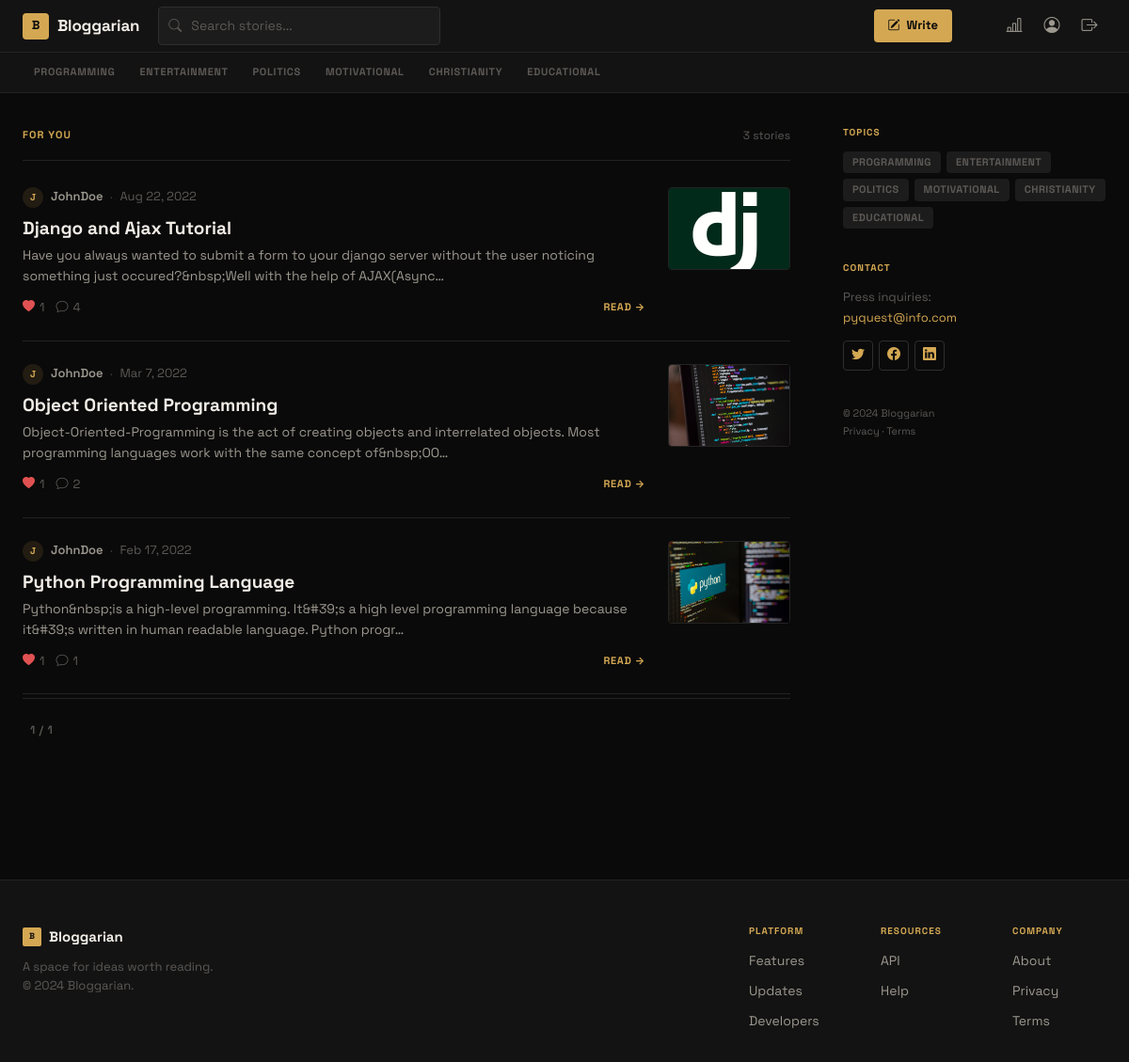
/blog/ (signed in), run on an earlier commit of the app's database.
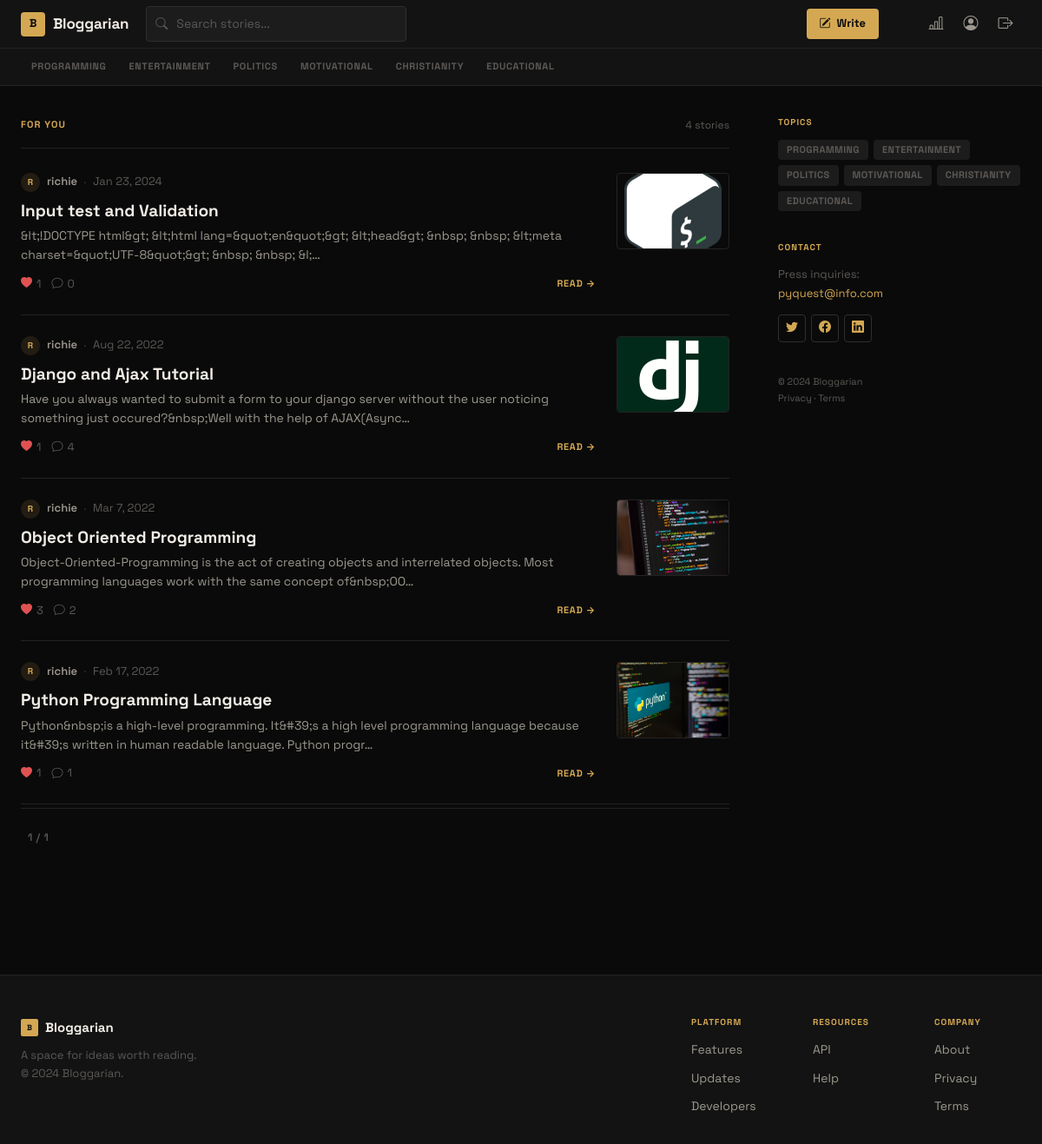
And on a later commit of the database.
### blog/models.py (models this page shows, shortened)
class BlogTag(models.Model):
    lists = (
        ('AI', 'AI'),
        ('KITCHEN', 'KITCHEN')
    )
    name = models.CharField(max_length=200, null=True)
    def __str__(self):
        return str(self.name)

class BlogData(models.Model):
    author = models.ForeignKey(settings.AUTH_USER_MODEL, null=True, on_delete=models.SET_NULL)
    title = models.CharField(default='', max_length=100, null=True, blank=True)
    description = models.CharField(default='', max_length=200, blank=True, null=True)
    article = models.TextField(blank=True, null=True)
    image = models.ImageField(default='profile1.jpg', blank=True, null=True,
                                upload_to='blog_img/')
    liked = models.ManyToManyField(settings.AUTH_USER_MODEL, related_name='likes', default='', blank=True)
    anon_like = models.CharField(default="", max_length=255, blank=True, null=False)
    viewed = models.ManyToManyField(settings.AUTH_USER_MODEL, related_name='viewed', default='', blank=True)
    created = models.DateTimeField(auto_created=True, auto_now_add=True, editable=True)
    updated = models.DateTimeField(auto_now=True)
    blog_tag = models.ManyToManyField(BlogTag)
    class Meta:
        ordering = ['-created', '-updated']

### Readfiles/models.py (models this page shows, shortened)
class User(AbstractBaseUser):
    objects = UserManager()
    email = models.EmailField(
        verbose_name='email address',
        max_length=255,
        unique=True,
    )
    sub_plan = (
        ('None', ''),
        ("Publisher", "Publisher"),
        ("Reader", "Reader"),
    )
    username = models.CharField(default='', verbose_name='username', unique=True, null=False, blank=False,
                                max_length=30)
    tel = models.CharField(default='', null=True, blank=True, max_length=11)
    first_name = models.CharField(default='', blank=False, null=False, max_length=100)
    last_name = models.CharField(default='', max_length=100)
    category = models.CharField(max_length=9, blank=False, default='', choices=sub_plan)
    ip = models.CharField(default='', max_length=200, blank=True)
    ref = models.SlugField(max_length=50, default='', blank=True)
    created = models.DateTimeField(auto_now=True)
    active = models.BooleanField(default=True)
    auser = models.BooleanField(default=False)
    staff = models.BooleanField(default=False)  # a admin user; non super-user
    admin = models.BooleanField(default=False)  # a superuser
    USERNAME_FIELD = 'username'
    REQUIRED_FIELDS = ['email', 'first_name', 'last_name', 'tel', 'ip']  # Email & Password are required by default.
    def __str__(self):  # __unicode__ on Python 2
        return self.username
    @property
    def is_active(self):
        return self.active

### blog/views.py (the view)
# urls.py: path("blog/", views.blog_view, name="blog_view"),
@login_required
@csrf_protect
def blog_view(request):
    tags = BlogTag.objects.all()
    data = request.GET.get('tag')
    if data:
        return redirect(f'/blog/?search={data}')
    blog_dt = BlogData.objects.select_related('author').prefetch_related('liked', 'comments')
    paginator = Paginator(blog_dt, 6)
    page = request.GET.get('page')
    try:
        blog_dt = paginator.page(page)
    except PageNotAnInteger:
        blog_dt = paginator.page(1)
    except EmptyPage:
        blog_dt = paginator.page(paginator.num_pages)
    context = {'blog_dt': blog_dt, 'tags': tags}
    return render(request, 'blog1/blog_lists.html', context)

### blog/templates/blog1/blog_lists.html (shortened to what this page needs)
{%extends 'navs/nav.html' %}
{%load static%}
{%load myfilters%}
{%block content%}
<div class="ink-feed-wrap">
    <div>
        <div class="ink-feed-bar">
            <span class="ink-feed-label">
                {%if request.GET.search%}
                Results for "{{request.GET.search}}"
                {%elif request.GET.tag%}
                Topic: {{request.GET.tag}}
                {%else%}
                For You
                {%endif%}
            </span>
            <span class="ink-feed-count">{{blog_dt.paginator.count}} stories</span>
        </div>
        {%for item in blog_dt%}
        <article class="post-card">
            <div class="post-card-body">
                <div class="post-card-meta">
                    <div class="post-author-avatar">{{item.author.username|first|upper}}</div>
                    <a href="{%url 'u_profile' item.author_id%}" class="post-author-name">{{item.author}}</a>
                    <span class="post-dot">·</span>
                    <span class="post-date">{{item.created|date:'M j, Y'}}</span>
                </div>
                <h2 class="post-card-title">
                    <a href="{%url 'blog_detail' item.id%}">{{item.title|capfirst}}</a>
                </h2>
                <p class="post-card-excerpt">{{item.article|truncatechars_html:150|striptags}}</p>
                <div class="post-card-footer">
                    <div class="post-stat {%if request.user in item.liked.all%}liked{%endif%}">
                        <i class="bi {%if request.user in item.liked.all%}bi-heart-fill{%else%}bi-heart{%endif%}"></i>
                        <span>{{item.liked.all.count}}</span>
                    </div>
                    <div class="post-stat">
                        <i class="bi bi-chat"></i>
                        <span>{{item.comments.count}}</span>
                    </div>
                    <a href="{%url 'blog_detail' item.id%}" class="post-read-link">Read →</a>
                </div>
            </div>
            {%if item.image%}
            <img class="post-card-thumb" src="{{item.image.url}}" alt="{{item.title}}">
            {%endif%}
        </article>
        {%endfor%}
        <div class="ink-pagination">
            <span class="ink-page-info">{{blog_dt.number}} / {{blog_dt.paginator.num_pages}}</span>
        </div>
    </div>
    <aside class="ink-sidebar">
        {%if tags%}
        <div class="ink-sidebar-block">
            <h6>Topics</h6>
            <div class="ink-topic-pills">
                {%for tag in tags%}
                <a href="?tag={{tag}}" class="post-chip">{{tag}}</a>
                {%endfor%}
            </div>
        </div>
        {%endif%}
        <div class="ink-sidebar-block">
            <h6>Contact</h6>
            <div class="ink-sidebar-info">
                <p style="margin:0 0 6px;">Press inquiries:<br>
                <a href="mailto:pyquest@info.com">pyquest@info.com</a></p>
                <div class="ink-social-row">
                    <a href="#" class="ink-social-btn" title="Twitter"><i class="bi bi-twitter"></i></a>
                    <a href="#" class="ink-social-btn" title="Facebook"><i class="bi bi-facebook"></i></a>
                    <a href="#" class="ink-social-btn" title="LinkedIn"><i class="bi bi-linkedin"></i></a>
                </div>
            </div>
        </div>
        <div class="ink-sidebar-block">
            <p class="ink-sidebar-legal">
                © 2024 Bloggarian<br>
                <a href="#">Privacy</a> · <a href="#">Terms</a>
            </p>
        </div>
    </aside>
</div>
{%endblock%}

### blog/templates/navs/nav.html (shortened to what this page needs)
<!DOCTYPE html>
{%load static%}
{% load myfilters %}
<html lang="en">
<head>
    <link href="https://cdn.jsdelivr.net/npm/bootstrap-icons@1.10.0/font/bootstrap-icons.css" rel="stylesheet">
    <link href="{%static 'assets/vendor/fontawesome-free/css/all.min.css' %}" rel="stylesheet">
    <link href="https://cdn.jsdelivr.net/npm/bootstrap@5.1.3/dist/css/bootstrap.min.css" rel="stylesheet">
    <link href="{%static 'assets/css/nav.css' %}" rel="stylesheet">
</head>
<body>
<nav class="bl-nav" id="bl-main-nav">
    <div class="bl-nav-inner">
        <a href="{%url 'home' %}" class="bl-logo">
            <div class="bl-logo-mark">B</div>
            Bloggarian
        </a>
        {%if user.is_authenticated and blog_dt%}
        <div class="bl-search">
            <form method="get" autocomplete="off" id="search-form">
                <div class="bl-search-wrap">
                    <input type="search" id="search-input" name="search"
                           placeholder="Search stories..." value="{{request.GET.search}}">
                </div>
            </form>
        </div>
        {%endif%}
        <div class="bl-nav-actions">
            {%if user.is_authenticated%}
                {%if request.user.category == 'Publisher'%}
                <a href="{%url 'upload_b' %}" class="bl-btn-write" title="Write a story">
                    <i class="bi bi-pencil-square"></i>
                    <span>Write</span>
                </a>
                {%endif%}
                <a href="{%url 'blog_view' %}" class="bl-icon-btn" title="Browse stories">
                </a>
                {%if request.user.category == 'Publisher'%}
                <a href="{%url 'stats' %}" class="bl-icon-btn" title="My stats">
                    <i class="bi bi-bar-chart-line"></i>
                </a>
                {%endif%}
                <a href="{%url 'follow' %}" class="bl-icon-btn" title="People">
                    <i class="bi bi-person-circle"></i>
                </a>
                <button class="bl-icon-btn" id="bl-logout-btn" title="Sign out" type="button">
                    <i class="bi bi-box-arrow-right"></i>
                </button>
            {%else%}
                <a href="{%url 'register' %}" class="bl-btn-getstarted">Get started</a>
                <a href="{%url 'login' %}" class="bl-btn-signin">Sign in</a>
            {%endif%}
        </div>
    </div>
</nav>
{%if tags%}
<div class="bl-tags-bar">
    <div class="bl-tags-inner">
        {%for tag in tags%}
        <a class="bl-tag-pill" href="?tag={{tag}}" data-tag="{{tag.id}}">{{tag}}</a>
        {%endfor%}
    </div>
</div>
{%endif%}
<main id="bl-main">
    {%block content%}{%endblock%}
</main>
<footer class="bl-footer">
    <div class="bl-footer-inner">
        <div class="bl-footer-brand">
            <div class="bl-footer-logo">
                <div class="bl-footer-logo-mark">B</div>
                Bloggarian
            </div>
            <span class="bl-footer-tagline">A space for ideas worth reading.<br>© 2024 Bloggarian.</span>
        </div>
        <div class="bl-footer-links">
            <div class="bl-footer-col">
                <h6>Platform</h6>
                <a href="#">Features</a>
                <a href="#">Updates</a>
                <a href="#">Developers</a>
            </div>
            <div class="bl-footer-col">
                <h6>Resources</h6>
                <a href="#">API</a>
                <a href="#">Help</a>
            </div>
            <div class="bl-footer-col">
                <h6>Company</h6>
                <a href="#">About</a>
                <a href="#">Privacy</a>
                <a href="#">Terms</a>
            </div>
        </div>
    </div>
</footer>
</body>
</html>

### blog/templates/blog1/blog_lists.html (style rules this page uses)
.ink-feed-wrap { max-width: var(--max-w); margin: 0 auto; padding: 36px 24px 60px; display: grid; grid-template-columns: 1fr 280px; gap: 56px; align-items: start; }
.ink-feed-bar { display: flex; align-items: center; justify-content: space-between; margin-bottom: 4px; padding-bottom: 16px; border-bottom: 1px solid var(--border); }
.ink-feed-label { font-size: 11px; font-weight: 700; text-transform: uppercase; letter-spacing: 0.1em; color: var(--gold); }
.ink-feed-count { font-size: 12px; color: var(--text-3); }
.ink-sidebar { position: sticky; top: calc(var(--nav-h) + 20px); }
.ink-sidebar-block { margin-bottom: 36px; }
.ink-sidebar-block h6 { font-size: 10px; font-weight: 700; text-transform: uppercase; letter-spacing: 0.1em; color: var(--gold); margin: 0 0 14px; }
.ink-topic-pills { display: flex; flex-wrap: wrap; gap: 6px; }
.ink-sidebar-info { font-size: 13px; color: var(--text-3); line-height: 1.7; }
.ink-sidebar-info a { color: var(--gold); }
.ink-social-row { display: flex; gap: 6px; margin-top: 12px; }
.ink-social-btn { width: 32px; height: 32px; border: 1px solid var(--border-2); border-radius: var(--r); display: flex; align-items: center; justify-content: center; color: var(--text-3); font-size: 14px; transition: background 0.15s, color 0.15s, border-color 0.15s; }
.ink-sidebar-legal { font-size: 11px; color: var(--text-3); line-height: 1.8; }
.ink-sidebar-legal a { color: var(--text-3); }
.ink-pagination { display: flex; align-items: center; gap: 8px; padding: 24px 0 8px; border-top: 1px solid var(--border); margin-top: 4px; }
.ink-page-info { font-size: 12px; color: var(--text-3); padding: 0 8px; font-weight: 600; text-transform: uppercase; letter-spacing: 0.05em; }

What changed in the data, as far as the page shows it:
added BlogData: author.username|first "R", author "richie", created "Jan 23, 2024", title "Input test and Validation", article "&lt;!DOCTYPE html&gt; &lt;html lang=&quot;en&quot;&gt; &lt;head&gt; &nbsp; &nbsp; &lt;meta charset=&quot;UTF-8&quot;&gt; &nbsp; &nbsp; &l;…", liked.all.count "1", comments.count "0", image (picture)
changed BlogData "Django and Ajax Tutorial": author.username|first "J" → "R"; author "JohnDoe" → "richie"
changed BlogData "Object Oriented Programming": author.username|first "J" → "R"; author "JohnDoe" → "richie"; liked.all.count "1" → "3"
changed BlogData "Python Programming Language": author.username|first "J" → "R"; author "JohnDoe" → "richie"
Also different on the page:
{{ blog_dt.paginator.count }}: "3" → "4"
